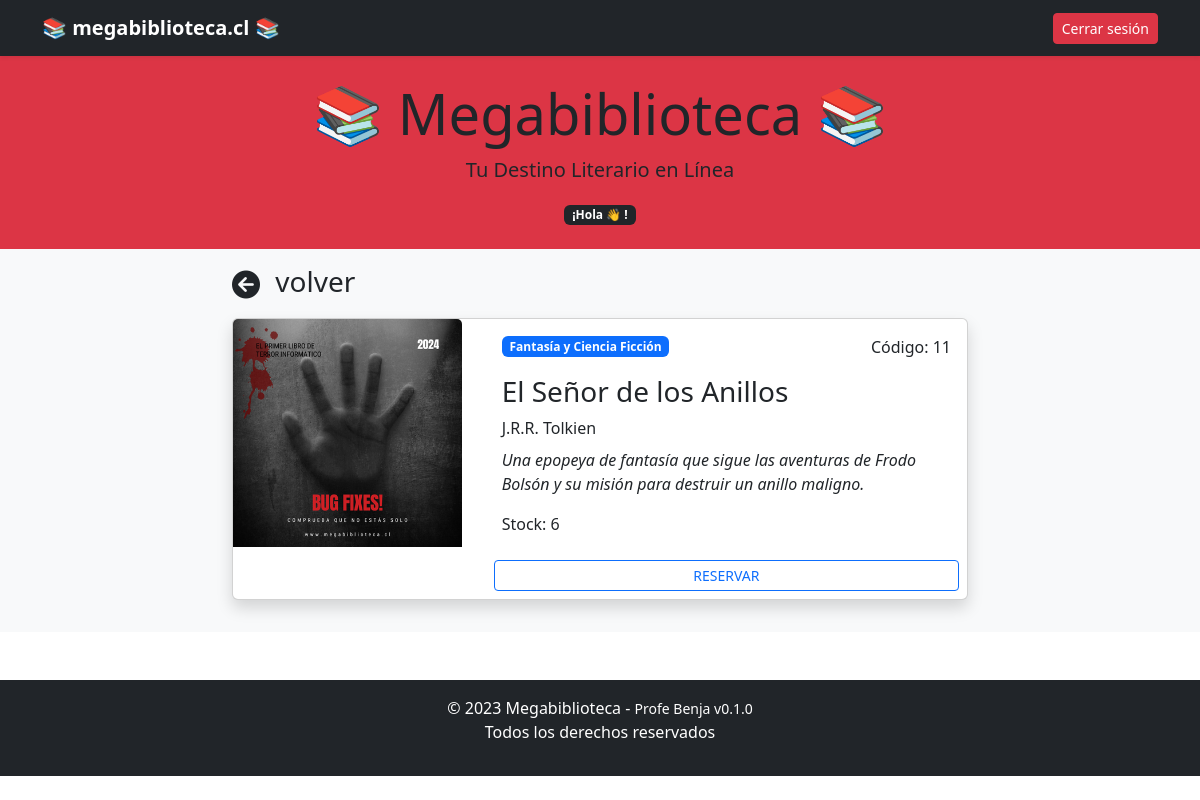
Screenshot of /home/libro/11 with the database file from the repository.
### biblioteca/models.py (models this page shows, shortened)
class Libro(models.Model):
    nombre = models.CharField(max_length=200)
    codigo = models.CharField(max_length=20, unique=True)
    descripcion = models.TextField()
    imagen = models.ImageField(upload_to='libros/', null=True, blank=True)
    categoria = models.ForeignKey(Categoria, on_delete=models.CASCADE)
    autor = models.CharField(max_length=200, null=True, blank=True)
    stock = models.IntegerField(default=1)

class Categoria(models.Model):
    nombre = models.CharField(max_length=100)
    url = models.CharField(max_length=100, null=True, blank=True)
    def __str__(self):
        return self.nombre

### biblioteca/views.py (the view)
# urls.py: path('home/libro/<codigo>', views.home_libro, name='home_libro'),
def home_libro(request, codigo):
    perfil = request.session.get('perfil')
    libro = Libro.objects.get(codigo=codigo)
    context = {
        'perfil' : perfil,
        'libro' : libro,
    }
    return render(request, 'libro.html', context)

### biblioteca/templates/libro.html (shortened to what this page needs)
{% extends 'layouts/normal/base.html' %}
{% load static %}
{% block contenido %}
  <div class="navbar navbar-dark bg-dark shadow-sm">
    <div class="container">
      <a href="#" class="navbar-brand d-flex align-items-center"><strong>📚 megabiblioteca.cl 📚</strong></a>
      <div>
        <a type="button" class="btn btn-sm btn-danger" href="{% url 'logout' %}">Cerrar sesión</a>
      </div>
    </div>
  </div>
  <main>
    <header class="bg-danger text-dark text-center py-4">
      <h1 class="display-4">📚 <strong>Megabiblioteca</strong> 📚</h1>
      <p class="lead">Tu Destino Literario en Línea</p>
      <span class="badge bg-dark">¡Hola {{ request.user.first_name }} 👋 !</span>
    </header>
    <div class="album py-3 bg-body-tertiary">
      <div class="container">
        <div class="row justify-content-center">
          <div class="col-8 mb-3">
            {% include 'partials/_back.html' with url='/home' name='volver' %}
            <div class="card shadow">
              <div class="row">
                <div class="col-md-4">
                  <img src="{% static libro.imagen %}" class="bd-placeholder-img card-img-top" width="100%" />
                </div>
                <div class="col">
                  <div class="card-body">
                    <div class="d-flex justify-content-between align-items-center">
                      <p class="badge bg-primary mb-3">{{ libro.categoria }}</p>
                      <p class="text-end">Código: {{ libro.codigo }}</p>
                    </div>
                    <h3 class="card-title">{{ libro.nombre }}</h3>
                    <p class="card-title">{{ libro.autor }}</p>
                    <p class="card-text">
                      <em>{{ libro.descripcion }}</em>
                    </p>
                    <p class="card-text">Stock: {{ libro.stock }}</p>
                  </div>
                  <div class="d-grid p-2">
                    <a href="" class="btn btn-sm btn-outline-primary">RESERVAR</a>
                  </div>
                </div>
              </div>
            </div>
          </div>
        </div>
      </div>
    </div>
  </main>
{% endblock %}

### biblioteca/templates/libro.html (style rules this page uses)
.bd-placeholder-img { font-size: 1.125rem; text-anchor: middle; -webkit-user-select: none; -moz-user-select: none; user-select: none; }

### rows the page displays
Libro: imagen (picture), categoria "Fantasía y Ciencia Ficción", codigo "11", nombre "El Señor de los Anillos", autor "J.R.R. Tolkien", descripcion "Una epopeya de fantasía que sigue las aventuras de Frodo Bolsón y su misión para destruir un anillo maligno.", stock "6"

### other values shown
{{ name }} "volver"
